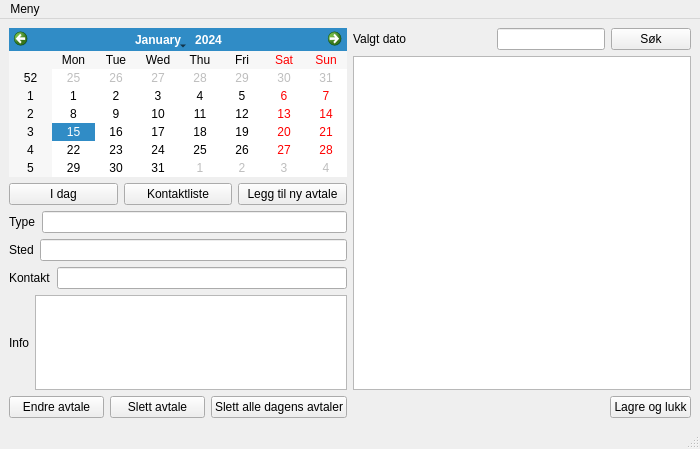
<?xml version="1.0" encoding="UTF-8"?>
<ui version="4.0">
 <class>CalendarMainWindow</class>
 <widget class="QMainWindow" name="CalendarMainWindow">
  <property name="geometry">
   <rect>
    <x>0</x>
    <y>0</y>
    <width>700</width>
    <height>449</height>
   </rect>
  </property>
  <property name="minimumSize">
   <size>
    <width>700</width>
    <height>0</height>
   </size>
  </property>
  <property name="windowTitle">
   <string>Qalender</string>
  </property>
  <widget class="QWidget" name="centralwidget">
   <layout class="QVBoxLayout" name="verticalLayout_7">
    <item>
     <layout class="QHBoxLayout" name="horizontalLayout_8">
      <item>
       <layout class="QVBoxLayout" name="verticalLayout_4">
        <item>
         <layout class="QVBoxLayout" name="verticalLayout_2">
          <item>
           <widget class="QCalendarWidget" name="calendarWidget">
            <property name="firstDayOfWeek">
             <enum>Qt::Monday</enum>
            </property>
            <property name="gridVisible">
             <bool>false</bool>
            </property>
           </widget>
          </item>
          <item>
           <layout class="QHBoxLayout" name="horizontalLayout_6">
            <item>
             <widget class="QPushButton" name="gotoTodayButton">
              <property name="text">
               <string>I dag</string>
              </property>
             </widget>
            </item>
            <item>
             <widget class="QPushButton" name="contactlistButton">
              <property name="text">
               <string>Kontaktliste</string>
              </property>
             </widget>
            </item>
            <item>
             <widget class="QPushButton" name="addAppointmentButton">
              <property name="text">
               <string>Legg til ny avtale</string>
              </property>
             </widget>
            </item>
           </layout>
          </item>
         </layout>
        </item>
        <item>
         <layout class="QVBoxLayout" name="verticalLayout_3">
          <item>
           <layout class="QVBoxLayout" name="verticalLayout">
            <item>
             <layout class="QHBoxLayout" name="horizontalLayout">
              <item>
               <widget class="QLabel" name="typeLabel">
                <property name="text">
                 <string>Type</string>
                </property>
               </widget>
              </item>
              <item>
               <widget class="QLineEdit" name="typeLineEdit">
                <property name="readOnly">
                 <bool>true</bool>
                </property>
               </widget>
              </item>
             </layout>
            </item>
            <item>
             <layout class="QHBoxLayout" name="horizontalLayout_2">
              <item>
               <widget class="QLabel" name="locationLabel">
                <property name="text">
                 <string>Sted</string>
                </property>
               </widget>
              </item>
              <item>
               <widget class="QLineEdit" name="locationLineEdit">
                <property name="readOnly">
                 <bool>true</bool>
                </property>
               </widget>
              </item>
             </layout>
            </item>
            <item>
             <layout class="QHBoxLayout" name="horizontalLayout_3">
              <item>
               <widget class="QLabel" name="contactLabel">
                <property name="text">
                 <string>Kontakt</string>
                </property>
               </widget>
              </item>
              <item>
               <widget class="QLineEdit" name="contactLineEdit">
                <property name="readOnly">
                 <bool>true</bool>
                </property>
               </widget>
              </item>
             </layout>
            </item>
            <item>
             <layout class="QHBoxLayout" name="horizontalLayout_4">
              <item>
               <widget class="QLabel" name="infoLabel">
                <property name="text">
                 <string>Info</string>
                </property>
               </widget>
              </item>
              <item>
               <widget class="QTextEdit" name="infoLineEdit">
                <property name="readOnly">
                 <bool>true</bool>
                </property>
               </widget>
              </item>
             </layout>
            </item>
            <item>
             <layout class="QHBoxLayout" name="horizontalLayout_5">
              <item>
               <widget class="QPushButton" name="editAppointmentButton">
                <property name="text">
                 <string>Endre avtale</string>
                </property>
               </widget>
              </item>
              <item>
               <widget class="QPushButton" name="removeAppointmentButton">
                <property name="text">
                 <string>Slett avtale</string>
                </property>
               </widget>
              </item>
              <item>
               <widget class="QPushButton" name="removeAllAppointmentsButton">
                <property name="text">
                 <string>Slett alle dagens avtaler</string>
                </property>
               </widget>
              </item>
             </layout>
            </item>
           </layout>
          </item>
         </layout>
        </item>
       </layout>
      </item>
      <item>
       <layout class="QVBoxLayout" name="verticalLayout_6">
        <item>
         <layout class="QVBoxLayout" name="verticalLayout_5">
          <item>
           <layout class="QHBoxLayout" name="horizontalLayout_10">
            <item>
             <widget class="QLabel" name="chosenDateLabel">
              <property name="text">
               <string>Valgt dato</string>
              </property>
             </widget>
            </item>
            <item>
             <spacer name="horizontalSpacer_2">
              <property name="orientation">
               <enum>Qt::Horizontal</enum>
              </property>
              <property name="sizeHint" stdset="0">
               <size>
                <width>40</width>
                <height>20</height>
               </size>
              </property>
             </spacer>
            </item>
            <item>
             <widget class="QLineEdit" name="searchLineEdit"/>
            </item>
            <item>
             <widget class="QPushButton" name="searchButton">
              <property name="text">
               <string>Søk</string>
              </property>
             </widget>
            </item>
           </layout>
          </item>
          <item>
           <widget class="QTableWidget" name="appointmentTable">
            <property name="selectionMode">
             <enum>QAbstractItemView::SingleSelection</enum>
            </property>
            <property name="sortingEnabled">
             <bool>false</bool>
            </property>
            <property name="rowCount">
             <number>0</number>
            </property>
            <property name="columnCount">
             <number>0</number>
            </property>
            <attribute name="verticalHeaderVisible">
             <bool>false</bool>
            </attribute>
           </widget>
          </item>
         </layout>
        </item>
        <item>
         <layout class="QHBoxLayout" name="horizontalLayout_7">
          <item>
           <spacer name="horizontalSpacer">
            <property name="orientation">
             <enum>Qt::Horizontal</enum>
            </property>
            <property name="sizeHint" stdset="0">
             <size>
              <width>40</width>
              <height>20</height>
             </size>
            </property>
           </spacer>
          </item>
          <item>
           <widget class="QPushButton" name="closeButton">
            <property name="text">
             <string>Lagre og lukk</string>
            </property>
           </widget>
          </item>
         </layout>
        </item>
       </layout>
      </item>
     </layout>
    </item>
   </layout>
  </widget>
  <widget class="QMenuBar" name="menubar">
   <property name="geometry">
    <rect>
     <x>0</x>
     <y>0</y>
     <width>700</width>
     <height>21</height>
    </rect>
   </property>
   <widget class="QMenu" name="menuFil">
    <property name="title">
     <string>Meny</string>
    </property>
    <addaction name="actionAddAppointment"/>
    <addaction name="actionEditAppointment"/>
    <addaction name="actionDeleteAppointment"/>
    <addaction name="actionDeleteAllAppointment"/>
    <addaction name="separator"/>
    <addaction name="actionOpenContacts"/>
    <addaction name="separator"/>
    <addaction name="actionSaveAndExit"/>
   </widget>
   <addaction name="menuFil"/>
  </widget>
  <widget class="QStatusBar" name="statusbar"/>
  <action name="actionSaveAndExit">
   <property name="text">
    <string>Lagre og avslutt</string>
   </property>
  </action>
  <action name="actionAddAppointment">
   <property name="text">
    <string>Legg til ny avtale</string>
   </property>
  </action>
  <action name="actionOpenContacts">
   <property name="text">
    <string>Åpne kontaktliste</string>
   </property>
  </action>
  <action name="actionEditAppointment">
   <property name="text">
    <string>Rediger avtale</string>
   </property>
  </action>
  <action name="actionDeleteAllAppointment">
   <property name="text">
    <string>Slett dagens avtaler</string>
   </property>
  </action>
  <action name="actionDeleteAppointment">
   <property name="text">
    <string>Slett avtale</string>
   </property>
  </action>
 </widget>
 <resources/>
 <connections/>
</ui>
